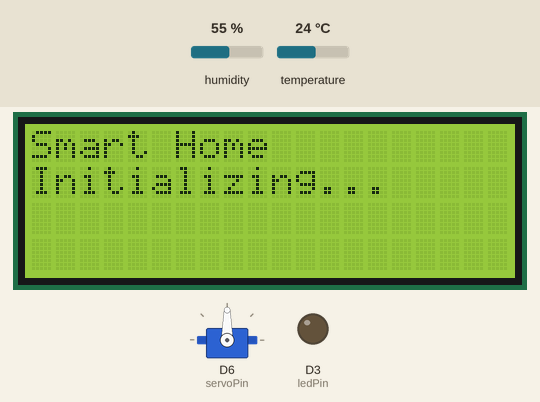
This sketch was run on a simulated ESP8266 (NodeMCU). Parts: servo, 20×4 character LCD, output pins drawn as LEDs (lit = HIGH). Inputs (shaded band) come from the test bench; at power-on: temperature 24 °C, humidity 55 %. WiFi joins after 1.5 s; servers stay silent unless stated; what the sketch prints to the serial monitor is not drawn.

Above: at 1.1 s.
At 5.2 s:
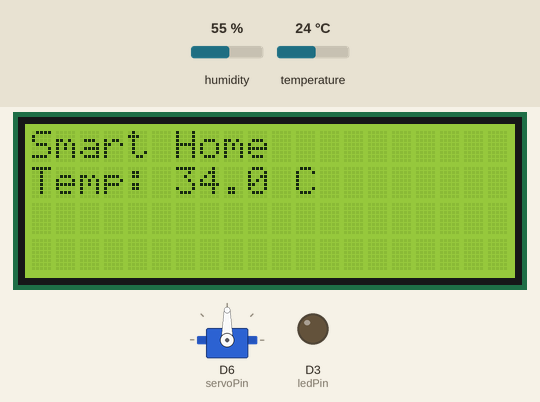
5.3 s: temperature set to 12 °C
At 7.2 s:
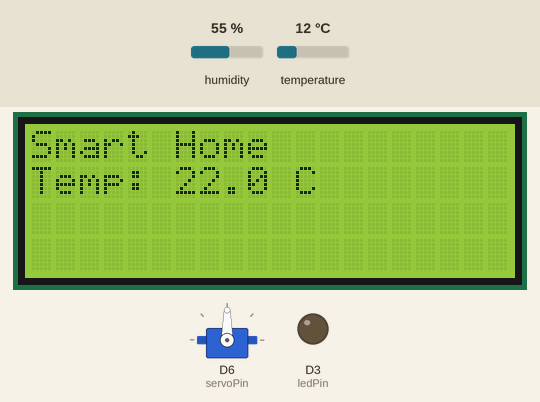
8.2 s: temperature set to 19 °C
14.3 s: temperature set to 28 °C
At 15.5 s:
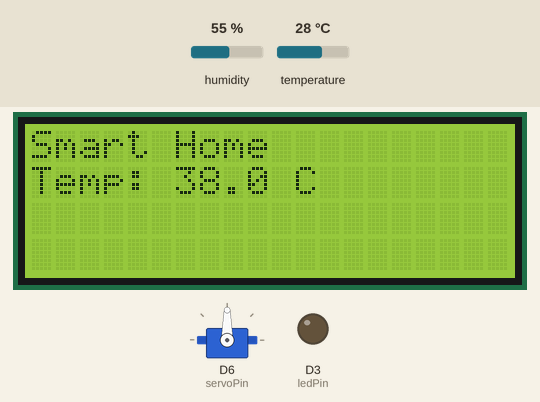
Timing chart, 0 to 17.3 s (numbered marks = the images above; inputs shaded):
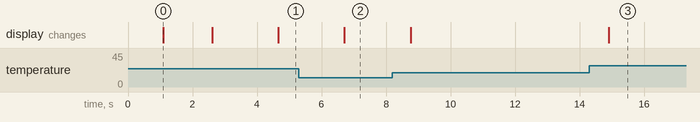

Measured:
- after the input at 5.3 s, the display: changes after 1.4 s (image 2)
- after the input at 14.3 s, the display: changes after 0.60 s (image 3)
- what the display in image 0 shows lasts 1.5 s, from 1.1 s to 2.6 s

The sketch:

sketch_may16a.ino
```cpp
  #include <ESP8266WiFi.h>
  #include <DHT.h>
  #include <ESP8266WebServer.h>
  #include <Wire.h>
  #include <LiquidCrystal_I2C.h>
  #include <Servo.h>

  // WiFi credentials
  char ssid[] = "Vodafone-7D58";
  char password[] = "d5a8kT4jsA7Ykyuf";

  // Initialize the web server on port 80
  ESP8266WebServer server(80);

  // Define the temperature sensor and LED pins
  const int tempSensorPin = A0;  // Pin for temperature sensor (Analog Pin)
  const int ledPin = 0;          // Pin for LED control (GPIO0 -> D3)
  const int servoPin = D6;       // Pin for servo motor control (GPIO12 -> D6)

  // Initialize the LCD display with the I2C address 0x27 and 20x4 characters
  LiquidCrystal_I2C lcd(0x27, 20, 4);

  DHT dht(D5, DHT11);
  Servo servo;

  // Initialize global variables for temperature
  float temperature = 0.0;

  int open = 0, closed = 1;

  // Global HTML page content
  const char* page = R"=====(
  <html>
    <head>
      <script src='https://code.jquery.com/jquery-3.3.1.min.js'></script>
      <title>Smart Home Interface</title>
    </head>
    <body>
      <h2>This is the interface to your smart home.</h2>
      <div>
        <button onclick="turnOnLED()">Turn On LED</button>
        <button onclick="turnOffLED()">Turn Off LED</button>
        <button onclick="rotate90()">Rotate 90°</button>
        <button onclick="rotateMinus90()">Rotate -90°</button>
      </div>
      <script>
        $(document).ready(function () {
          setInterval(refreshData, 1000);  // Adjust interval as needed
        });

        function refreshData() {
          $.get('/getStatus', function (data) {
            var status = JSON.parse(data);
            $('#Temperature').text(status.temperature);
          });
        }

        function turnOnLED() {
          $.post('/control', { action: 'turnOnLED' });
        }

        function turnOffLED() {
          $.post('/control', { action: 'turnOffLED' });
        }

        function rotate90() {
          $.post('/control', { action: 'rotate90' });
        }

        function rotateMinus90() {
          $.post('/control', { action: 'rotateMinus90' });
        }
      </script>
    </body>
  </html>
  )=====";

  void setup() {

    dht.begin();
    servo.attach(servoPin);

    Serial.begin(115200);
    delay(1000); // Wait for Serial Monitor to initialize
    Serial.println("Setup started");

    // Initialize the LCD display
    Wire.begin(4, 5); // SCL -> GPIO5 (D1), SDA -> GPIO4 (D2)
    lcd.init();
    lcd.backlight();
    lcd.clear();
    lcd.setCursor(0, 0);
    lcd.print("Smart Home");
    lcd.setCursor(0, 1);
    lcd.print("Initializing...");

    pinMode(ledPin, OUTPUT);
    digitalWrite(ledPin, LOW); // Ensure LED is initially off

    // Connect to WiFi
    connectToWiFi();

    // Setup server routes
    server.on("/", HTTP_GET, handleRoot);
    server.on("/getStatus", HTTP_GET, handleGetStatus);
    server.on("/control", HTTP_POST, handleControl);
    server.begin();
    Serial.println("HTTP server started");

    // Print IP address to Serial Monitor
    Serial.print("IP Address: ");
    Serial.println(WiFi.localIP());

    // Clear the LCD display and show ready status
    lcd.clear();
    lcd.setCursor(0, 0);
    lcd.print("Smart Home Ready");
  }

  void loop() {
    server.handleClient();
    // Check if 1 minute has passed since the last temperature update
    delay(2000);
    temperature = dht.readTemperature() + 10;
    updateLCD();
    // Check WiFi status
    if (WiFi.status() != WL_CONNECTED) {
      Serial.println("WiFi disconnected, attempting to reconnect...");
      connectToWiFi();
    }

  }

  void connectToWiFi() {
    Serial.println("Connecting to the WiFi");
    WiFi.mode(WIFI_STA);
    WiFi.begin(ssid, password);
    Serial.println("Waiting for connection");
    while (WiFi.status() != WL_CONNECTED) {
      delay(500);
      Serial.print(".");
    }
    Serial.println("");
    Serial.print("Connected to ");
    Serial.println(ssid);
    Serial.print("IP address: ");
    Serial.println(WiFi.localIP());
  }

  void handleRoot() {
    Serial.println("Root requested");
    server.send(200, "text/html", page);
  }

  void handleGetStatus() {
    Serial.println("Status requested");
    String jsonResponse = "{ \"temperature\": \"" + String(temperature, 2) + "\" }";
    server.send(200, "application/json", jsonResponse);
  }

  void handleControl() {
    Serial.println("Control requested");
    if (server.hasArg("action")) {
      String action = server.arg("action");
      if (action == "turnOnLED") {
        digitalWrite(ledPin, HIGH);
        Serial.println("LED turned ON");
      } else if (action == "turnOffLED") {
        digitalWrite(ledPin, LOW);
        Serial.println("LED turned OFF");
      }
      if (action == "rotate90" && closed == 1) {
        rotateServo(180);
        Serial.println("Servo rotated 90 degrees");
        closed = 0;
        open = 1;
      } else if (action == "rotateMinus90" && open == 1) {
        rotateServo(0);
        Serial.println("Servo rotated -90 degrees");
        closed = 1;
        open = 0;
      }
      server.send(200, "text/plain", "OK");
    } else {
      server.send(400, "text/plain", "Bad Request");
    }
  }

  void rotateServo(int angle) {
    servo.write(angle);
    delay(500); // Wait for the servo to reach the desired position
  }

  void updateLCD() {
    lcd.clear();
    lcd.setCursor(0, 0);
    lcd.print("Smart Home");
    lcd.setCursor(0, 1);
    lcd.print("Temp: ");
    lcd.print(temperature, 1); // Print temperature with 1 decimal place
    lcd.print(" C"); // Add temperature unit

    //Serial.println("LCD updated");
  }
```
